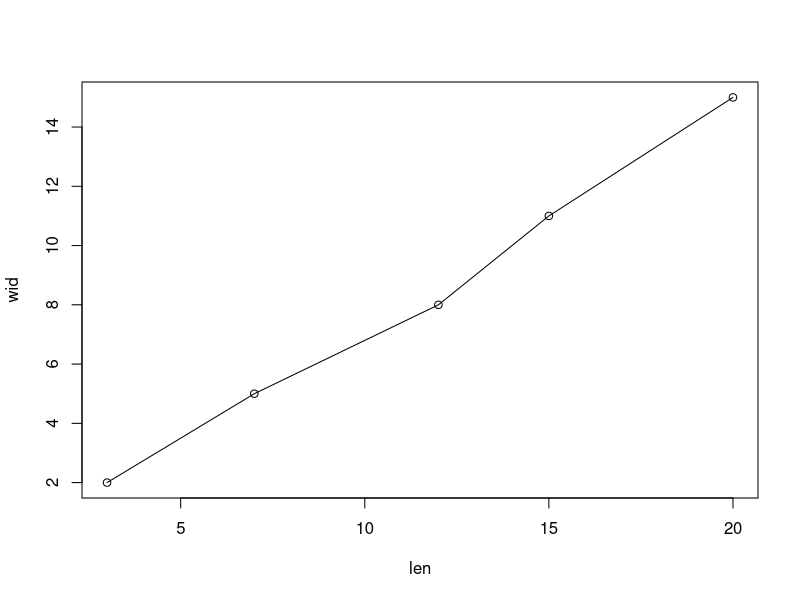
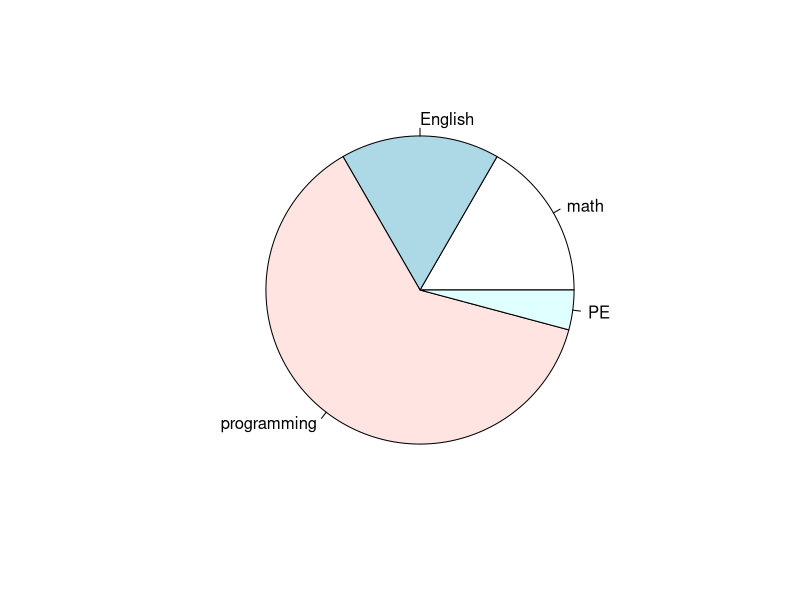
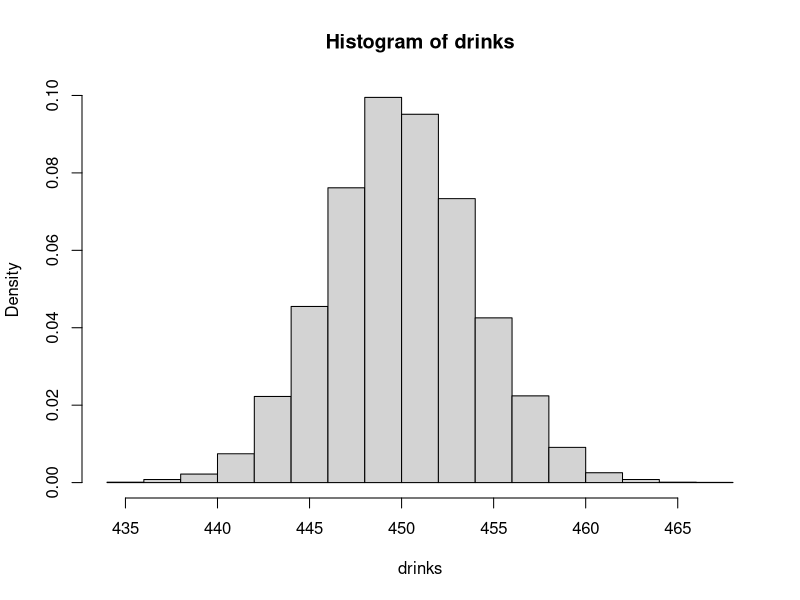

These figures' R source, in order:
#Посчитать
#Умножьте 11111111 само на себя. Теперь умножьте на 1111111?. О чём говрит ошибка?
num<-11111111
num^2
num^2*1111111 #ошибки нет

#Найдите площади примоугольников с длинами (3,7,12,15, 20) и ширинами (2, 5,8,11,15)
len<-c(3,7,12,15, 20)
wid<-c(2, 5,8,11,15)
len*wid

#Постройте график этих длин и ширин
plot(len,wid)
lines(len,wid)

#Первокурсник Вася тратит очень мног овремени на домашнюю работу. 40 минут на математику, 
#40 на английский, 10 на физкультуру и 150 минут на программирование. Постройте график.
ht <-c("math" = 40, "English"= 40,"programming" = 150, "PE" = 10)
pie(ht)

#Напитки разливаются вручную в банки по 455 мл, количество налитого нормально распределено 
#со средним значением 450 мл. и стандартным отклонением 4 мл. 
#Чтобы смоделировать количество разлитого в 5 банок напишем следующий алгорим:
drinks <-rnorm(5, mean = 450, sd = 4)
drinks

#Стравнив с требуем значением 455 мы можем наблюдать в какое количество бутылок налито больше положенного
drinks > 455

#Смоделируйте разливание в 10000 бутылок и расчитайте вероятность переливания банки. 
#математики могут посчитать это аналитически
drinks <-rnorm(10000, mean = 450, sd = 4)
hist(drinks, probability = TRUE)
mean(drinks>455)